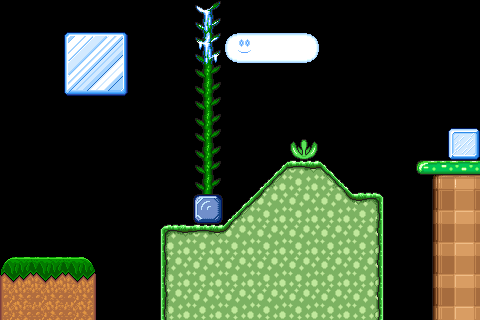

A 2D game scene composited from a Tiled map and its tileset images. What follows is a short description and the map's XML, with every tile layer's data as written:
An orthogonal 15x10 tile map with 32x32 px tiles, 2 tile layers (Tile Layer 1, Tile Layer 2), 2 tilesets.

<map version="1.0" orientation="orthogonal" width="15" height="10" tilewidth="32" tileheight="32">
 <tileset firstgid="1" name="tileset-platformer" tilewidth="32" tileheight="32">
  <image source="tileset-platformer.png" />
 </tileset>
 <tileset firstgid="103" source="tilesetplatformerice.tsx" />
 <layer name="Tile Layer 1" width="15" height="10">
  <data>
   <tile gid="0" />
   <tile gid="0" />
   <tile gid="0" />
   <tile gid="0" />
   <tile gid="0" />
   <tile gid="0" />
   <tile gid="120" />
   <tile gid="0" />
   <tile gid="0" />
   <tile gid="0" />
   <tile gid="0" />
   <tile gid="0" />
   <tile gid="0" />
   <tile gid="0" />
   <tile gid="0" />
   <tile gid="0" />
   <tile gid="0" />
   <tile gid="0" />
   <tile gid="0" />
   <tile gid="0" />
   <tile gid="0" />
   <tile gid="126" />
   <tile gid="51" />
   <tile gid="52" />
   <tile gid="53" />
   <tile gid="0" />
   <tile gid="0" />
   <tile gid="0" />
   <tile gid="0" />
   <tile gid="0" />
   <tile gid="0" />
   <tile gid="0" />
   <tile gid="0" />
   <tile gid="0" />
   <tile gid="0" />
   <tile gid="0" />
   <tile gid="65" />
   <tile gid="0" />
   <tile gid="0" />
   <tile gid="0" />
   <tile gid="0" />
   <tile gid="0" />
   <tile gid="0" />
   <tile gid="0" />
   <tile gid="0" />
   <tile gid="0" />
   <tile gid="0" />
   <tile gid="0" />
   <tile gid="0" />
   <tile gid="0" />
   <tile gid="0" />
   <tile gid="65" />
   <tile gid="0" />
   <tile gid="0" />
   <tile gid="0" />
   <tile gid="0" />
   <tile gid="0" />
   <tile gid="0" />
   <tile gid="0" />
   <tile gid="0" />
   <tile gid="0" />
   <tile gid="0" />
   <tile gid="0" />
   <tile gid="0" />
   <tile gid="0" />
   <tile gid="0" />
   <tile gid="65" />
   <tile gid="0" />
   <tile gid="0" />
   <tile gid="58" />
   <tile gid="0" />
   <tile gid="0" />
   <tile gid="0" />
   <tile gid="0" />
   <tile gid="0" />
   <tile gid="0" />
   <tile gid="0" />
   <tile gid="0" />
   <tile gid="0" />
   <tile gid="0" />
   <tile gid="0" />
   <tile gid="65" />
   <tile gid="0" />
   <tile gid="26" />
   <tile gid="27" />
   <tile gid="28" />
   <tile gid="0" />
   <tile gid="0" />
   <tile gid="13" />
   <tile gid="14" />
   <tile gid="0" />
   <tile gid="0" />
   <tile gid="0" />
   <tile gid="0" />
   <tile gid="0" />
   <tile gid="0" />
   <tile gid="70" />
   <tile gid="26" />
   <tile gid="32" />
   <tile gid="33" />
   <tile gid="34" />
   <tile gid="29" />
   <tile gid="0" />
   <tile gid="19" />
   <tile gid="20" />
   <tile gid="0" />
   <tile gid="0" />
   <tile gid="0" />
   <tile gid="0" />
   <tile gid="0" />
   <tile gid="25" />
   <tile gid="27" />
   <tile gid="32" />
   <tile gid="33" />
   <tile gid="33" />
   <tile gid="33" />
   <tile gid="35" />
   <tile gid="0" />
   <tile gid="19" />
   <tile gid="20" />
   <tile gid="4" />
   <tile gid="5" />
   <tile gid="6" />
   <tile gid="0" />
   <tile gid="0" />
   <tile gid="31" />
   <tile gid="33" />
   <tile gid="33" />
   <tile gid="33" />
   <tile gid="33" />
   <tile gid="33" />
   <tile gid="35" />
   <tile gid="0" />
   <tile gid="19" />
   <tile gid="20" />
   <tile gid="10" />
   <tile gid="11" />
   <tile gid="12" />
   <tile gid="0" />
   <tile gid="0" />
   <tile gid="31" />
   <tile gid="33" />
   <tile gid="33" />
   <tile gid="33" />
   <tile gid="33" />
   <tile gid="33" />
   <tile gid="35" />
   <tile gid="0" />
   <tile gid="19" />
   <tile gid="20" />
  </data>
 </layer>
 <layer name="Tile Layer 2" width="15" height="10">
  <data>
   <tile gid="0" />
   <tile gid="0" />
   <tile gid="0" />
   <tile gid="0" />
   <tile gid="0" />
   <tile gid="0" />
   <tile gid="0" />
   <tile gid="0" />
   <tile gid="0" />
   <tile gid="0" />
   <tile gid="0" />
   <tile gid="0" />
   <tile gid="0" />
   <tile gid="0" />
   <tile gid="0" />
   <tile gid="0" />
   <tile gid="0" />
   <tile gid="151" />
   <tile gid="152" />
   <tile gid="0" />
   <tile gid="0" />
   <tile gid="0" />
   <tile gid="0" />
   <tile gid="0" />
   <tile gid="0" />
   <tile gid="0" />
   <tile gid="0" />
   <tile gid="0" />
   <tile gid="0" />
   <tile gid="0" />
   <tile gid="0" />
   <tile gid="0" />
   <tile gid="157" />
   <tile gid="158" />
   <tile gid="0" />
   <tile gid="0" />
   <tile gid="0" />
   <tile gid="0" />
   <tile gid="0" />
   <tile gid="0" />
   <tile gid="0" />
   <tile gid="0" />
   <tile gid="0" />
   <tile gid="0" />
   <tile gid="0" />
   <tile gid="0" />
   <tile gid="0" />
   <tile gid="0" />
   <tile gid="0" />
   <tile gid="0" />
   <tile gid="0" />
   <tile gid="0" />
   <tile gid="0" />
   <tile gid="0" />
   <tile gid="0" />
   <tile gid="0" />
   <tile gid="0" />
   <tile gid="0" />
   <tile gid="0" />
   <tile gid="0" />
   <tile gid="0" />
   <tile gid="0" />
   <tile gid="0" />
   <tile gid="0" />
   <tile gid="0" />
   <tile gid="0" />
   <tile gid="0" />
   <tile gid="0" />
   <tile gid="0" />
   <tile gid="0" />
   <tile gid="0" />
   <tile gid="0" />
   <tile gid="0" />
   <tile gid="0" />
   <tile gid="154" />
   <tile gid="0" />
   <tile gid="0" />
   <tile gid="0" />
   <tile gid="0" />
   <tile gid="0" />
   <tile gid="0" />
   <tile gid="0" />
   <tile gid="0" />
   <tile gid="0" />
   <tile gid="0" />
   <tile gid="0" />
   <tile gid="0" />
   <tile gid="0" />
   <tile gid="0" />
   <tile gid="0" />
   <tile gid="0" />
   <tile gid="0" />
   <tile gid="0" />
   <tile gid="0" />
   <tile gid="0" />
   <tile gid="0" />
   <tile gid="0" />
   <tile gid="0" />
   <tile gid="0" />
   <tile gid="0" />
   <tile gid="0" />
   <tile gid="0" />
   <tile gid="0" />
   <tile gid="0" />
   <tile gid="0" />
   <tile gid="0" />
   <tile gid="0" />
   <tile gid="0" />
   <tile gid="0" />
   <tile gid="0" />
   <tile gid="0" />
   <tile gid="0" />
   <tile gid="0" />
   <tile gid="0" />
   <tile gid="0" />
   <tile gid="0" />
   <tile gid="0" />
   <tile gid="0" />
   <tile gid="0" />
   <tile gid="0" />
   <tile gid="0" />
   <tile gid="0" />
   <tile gid="0" />
   <tile gid="0" />
   <tile gid="0" />
   <tile gid="0" />
   <tile gid="0" />
   <tile gid="0" />
   <tile gid="0" />
   <tile gid="0" />
   <tile gid="0" />
   <tile gid="0" />
   <tile gid="0" />
   <tile gid="0" />
   <tile gid="0" />
   <tile gid="0" />
   <tile gid="0" />
   <tile gid="0" />
   <tile gid="0" />
   <tile gid="0" />
   <tile gid="0" />
   <tile gid="0" />
   <tile gid="0" />
   <tile gid="0" />
   <tile gid="0" />
   <tile gid="0" />
   <tile gid="0" />
   <tile gid="0" />
   <tile gid="0" />
   <tile gid="0" />
  </data>
 </layer>
</map>
